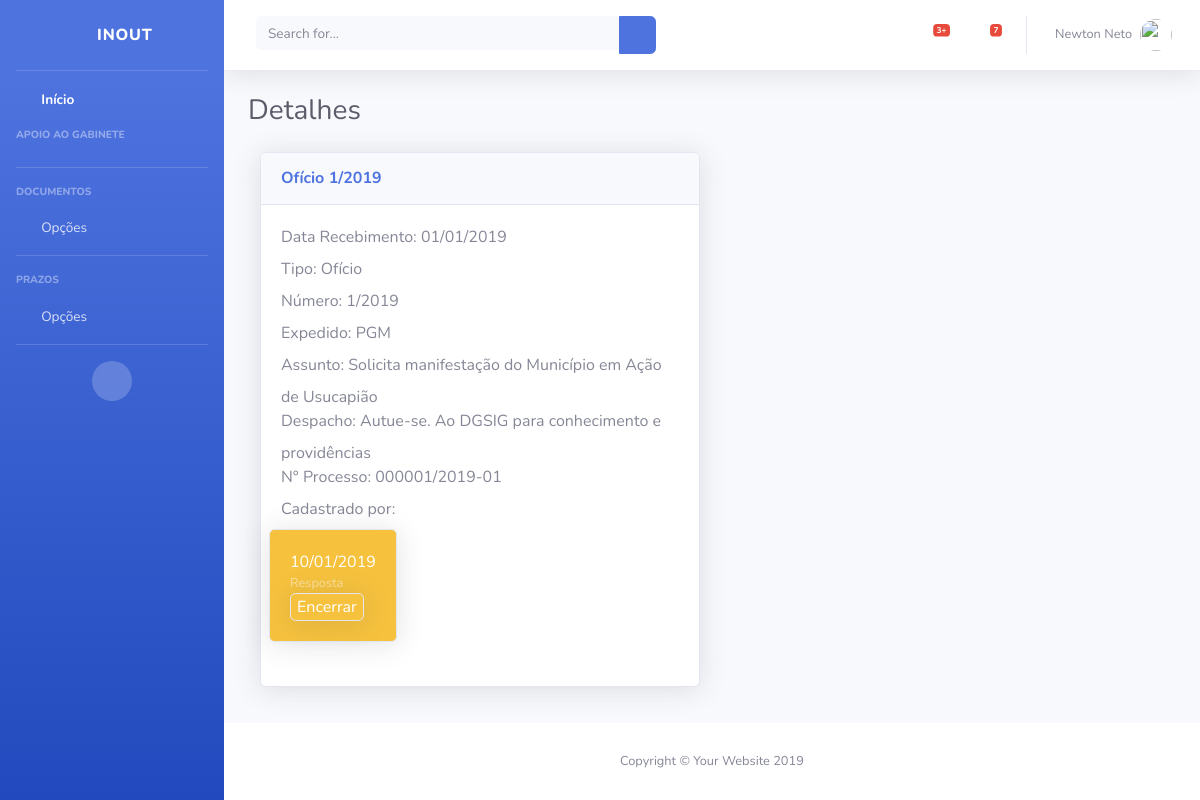
The page /inout/1/detalhesdocumento.html on the database its author committed.
### inout/models.py (models this page shows, shortened)
class Documento(models.Model):
	data_de_entrada = models.DateTimeField('Data de Entrada')
	tipo_de_documento = models.CharField(max_length = 30)
	numero_do_documento = models.CharField(max_length = 30)
	orgao_expedidor_do_documento = models.CharField(max_length = 150)
	assunto_do_documento = models.CharField(max_length = 1000)
	despacho_do_documento = models.CharField(max_length = 200)
	numero_do_processo = models.CharField(max_length = 30)

class Prazo(models.Model):
	documento = models.ForeignKey(Documento, on_delete = models.CASCADE)
	tipo_de_prazo = models.CharField(max_length = 20)
	data_do_prazo = models.DateTimeField('Prazo')
	prazo_encerrado = models.BooleanField(default = False)

### inout/views.py (the view)
# urls.py: path('<int:documento_id>/detalhesdocumento', views.detalhesdocumento, name = 'detalhesdocumento'),
def detalhesdocumento(request, documento_id):
	try:
		documento = Documento.objects.get(pk = documento_id)
		contexto = {
			'documento': documento,
		}
	except Documento.DoesNotExist:
		raise Http404("Documento não ecziste")
	return render(request, 'inout/detalhesdocumento.html', contexto)

### inout/templates/inout/detalhesdocumento.html (shortened to what this page needs)
{% load staticfiles %}
<!DOCTYPE html>
<html lang="en">
<head>
  <link href="{% static 'vendor/fontawesome-free/css/all.min.css' %}" rel="stylesheet" type="text/css">
  <link href="{% static 'css/sb-admin-2.min.css' %}" rel="stylesheet">
</head>
<body id="page-top">
  <div id="wrapper">
    <ul class="navbar-nav bg-gradient-primary sidebar sidebar-dark accordion" id="accordionSidebar">
      <a class="sidebar-brand d-flex align-items-center justify-content-center" href="{% url 'inout:index' %}">
        <div class="sidebar-brand-icon rotate-n-15">
          <i class="fas fa-laugh-wink"></i>
        </div>
        <div class="sidebar-brand-text mx-3">inOut</div>
      </a>
      <hr class="sidebar-divider my-0">
      <li class="nav-item active">
        <a class="nav-link" href="{% url 'inout:index' %}">
          <i class="fas fa-fw fa-tachometer-alt"></i>
          <span>Início</span></a>
      </li>
      <div class="sidebar-heading">
        Apoio ao Gabinete
      </div>
      <br/>
      <hr class="sidebar-divider">
      <div class="sidebar-heading">
        Documentos
      </div>
      <li class="nav-item">
        <a class="nav-link collapsed" href="#" data-toggle="collapse" data-target="#collapsePages" aria-expanded="true" aria-controls="collapsePages">
          <i class="fas fa-fw fa-folder"></i>
          <span>Opções</span>
        </a>
      </li>
      <hr class="sidebar-divider">
      <div class="sidebar-heading">
        Prazos
      </div>
      <li class="nav-item">
        <a class="nav-link collapsed" href="#" data-toggle="collapse" data-target="#collapsePrazos" aria-expanded="true" aria-controls="collapsePrazos">
          <i class="fas fa-fw fa-folder"></i>
          <span>Opções</span>
        </a>
      </li>
      <hr class="sidebar-divider d-none d-md-block">
      <div class="text-center d-none d-md-inline">
        <button class="rounded-circle border-0" id="sidebarToggle"></button>
      </div>
    </ul>
    <div id="content-wrapper" class="d-flex flex-column">
      <div id="content">
        <nav class="navbar navbar-expand navbar-light bg-white topbar mb-4 static-top shadow">
          <form class="d-none d-sm-inline-block form-inline mr-auto ml-md-3 my-2 my-md-0 mw-100 navbar-search">
            <div class="input-group">
              <input type="text" class="form-control bg-light border-0 small" placeholder="Search for..." aria-label="Search" aria-describedby="basic-addon2">
              <div class="input-group-append">
                <button class="btn btn-primary" type="button">
                  <i class="fas fa-search fa-sm"></i>
                </button>
              </div>
            </div>
          </form>
          <ul class="navbar-nav ml-auto">
            <li class="nav-item dropdown no-arrow mx-1">
              <a class="nav-link dropdown-toggle" href="#" id="alertsDropdown" role="button" data-toggle="dropdown" aria-haspopup="true" aria-expanded="false">
                <i class="fas fa-bell fa-fw"></i>
                <span class="badge badge-danger badge-counter">3+</span>
              </a>
            </li>
            <li class="nav-item dropdown no-arrow mx-1">
              <a class="nav-link dropdown-toggle" href="#" id="messagesDropdown" role="button" data-toggle="dropdown" aria-haspopup="true" aria-expanded="false">
                <i class="fas fa-envelope fa-fw"></i>
                <span class="badge badge-danger badge-counter">7</span>
              </a>
            </li>
            <li class="nav-item dropdown no-arrow">
              <a class="nav-link dropdown-toggle" href="#" id="userDropdown" role="button" data-toggle="dropdown" aria-haspopup="true" aria-expanded="false">
                <span class="mr-2 d-none d-lg-inline text-gray-600 small">Newton Neto</span>
                <img class="img-profile rounded-circle" src="{% static 'img/newtonneto.jpg' %}">
              </a>
            </li>
          </ul>
        </nav>
        <div class="container-fluid">
          <h1 class="h3 mb-4 text-gray-800">Detalhes</h1>
          <div class="col-lg-6 mb-4">
            <div class="card shadow mb-4">
              <div class="card-header py-3">
                <h6 class="m-0 font-weight-bold text-primary">{{ documento.tipo_de_documento }} {{ documento.numero_do_documento }}</h6>
              </div>
              <div class="card-body">
                {% if documento %}
                  <label>Data Recebimento: </label> {{ documento.data_de_entrada|date:'d/m/Y' }}
                  <br/>
                  <label>Tipo: </label> {{ documento.tipo_de_documento }}
                  <br/>
                  <label>Número: </label> {{ documento.numero_do_documento }}
                  <br/>
                  <label>Expedido: </label> {{ documento.orgao_expedidor_do_documento }}
                  <br/>
                  <label>Assunto: </label> {{ documento.assunto_do_documento }}
                  <br/>
                  <label>Despacho: </label> {{ documento.despacho_do_documento }}
                  <br/>
                  <label>N° Processo: </label> {{ documento.numero_do_processo }}
                  <br/>
                  <label>Cadastrado por: </label>
                  <br/>
                  <div class="row">
                    <div class="col-lg-6 mb-4">
                      <div class="row">
                      {% for prazo in documento.prazo_set.all %}
                          {% if prazo.prazo_encerrado == True %}
                            <div class="card bg-success text-white shadow">
                          {% elif prazo.prazo_encerrado == False and prazo.data_do_prazo|date:'d/m/Y' >= now|date:'d/m/Y' %}
                            <div class="card bg-warning text-white shadow">
                          {% elif prazo.prazo_encerrado == False and prazo.data_do_prazo|date:'d/m/Y' < now|date:'d/m/Y' %}
                            <div class="card bg-danger text-white shadow">
                          {% endif %}
                              <div class="card-body">
                                {{ prazo.data_do_prazo|date:'d/m/Y' }}
                              <div class="text-white-50 small">{{ prazo.tipo_de_prazo }}</div>
                              <input class="bg-warning card text-white shadow" type="submit" value="Encerrar"/>
                              </div>
                            </div>
                      {% endfor %}
                      </div>
                    </div>
                  </div>
                {% endif %}
              </div>
            </div>
          </div>
        </div>
      </div>
      <footer class="sticky-footer bg-white">
        <div class="container my-auto">
          <div class="copyright text-center my-auto">
            <span>Copyright &copy; Your Website 2019</span>
          </div>
        </div>
      </footer>
    </div>
  </div>
</body>
</html>

### rows shown on the page
Documento: tipo_de_documento "Ofício", numero_do_documento "1/2019", data_de_entrada "01/01/2019", orgao_expedidor_do_documento "PGM", assunto_do_documento "Solicita manifestação do Município em Ação de Usucapião", despacho_do_documento "Autue-se. Ao DGSIG para conhecimento e providências", numero_do_processo "000001/2019-01"
Prazo: data_do_prazo "10/01/2019", tipo_de_prazo "Resposta"
